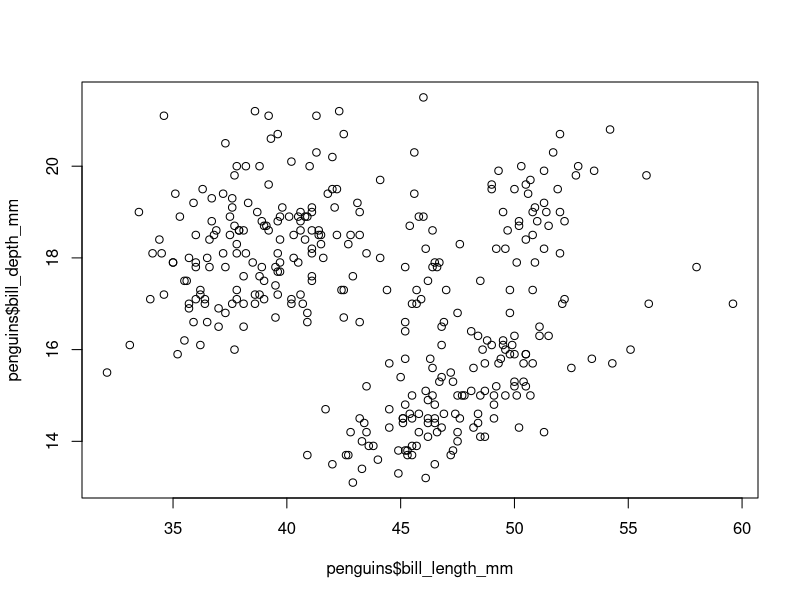
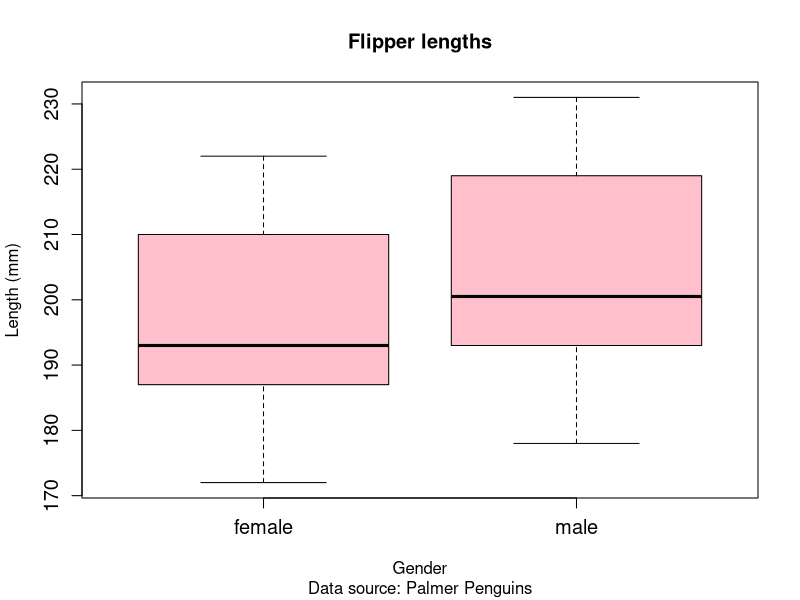
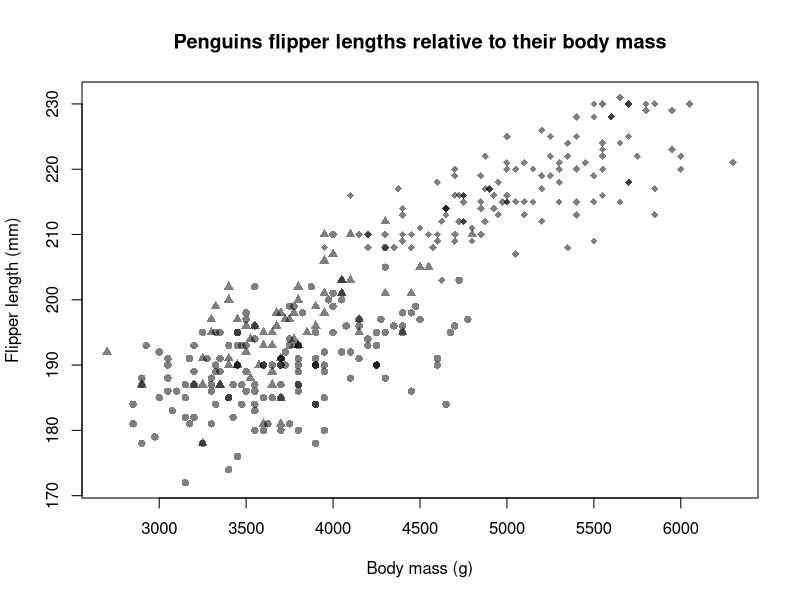
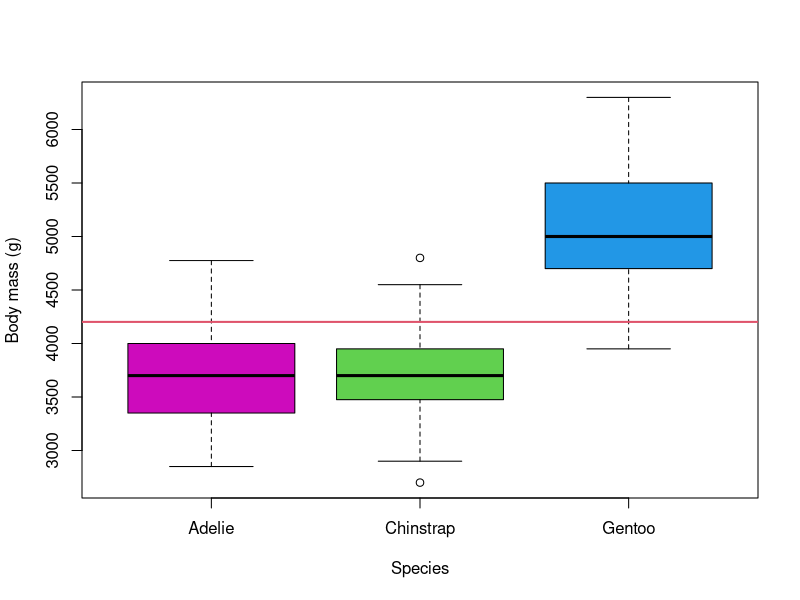
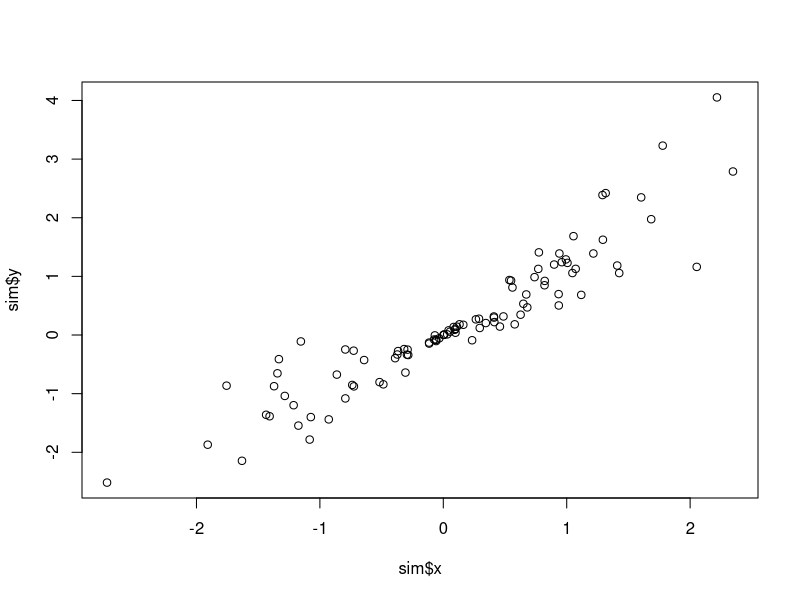
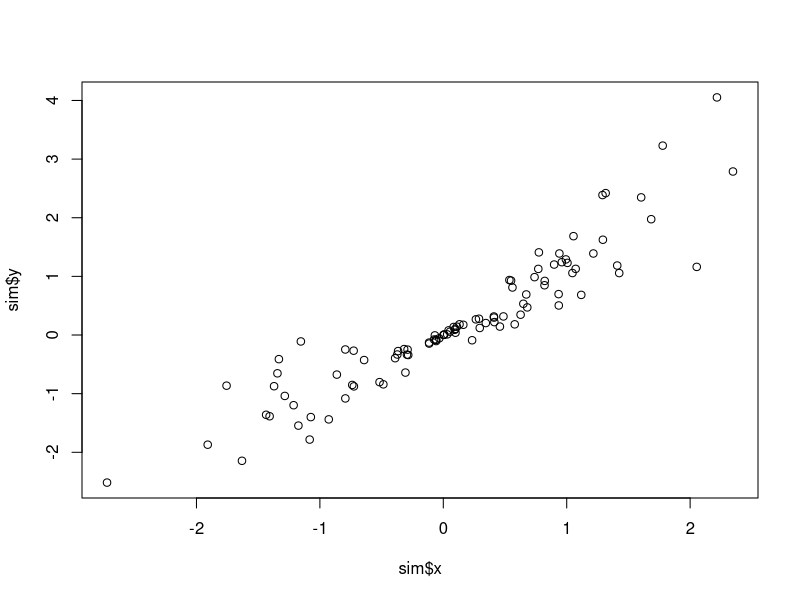
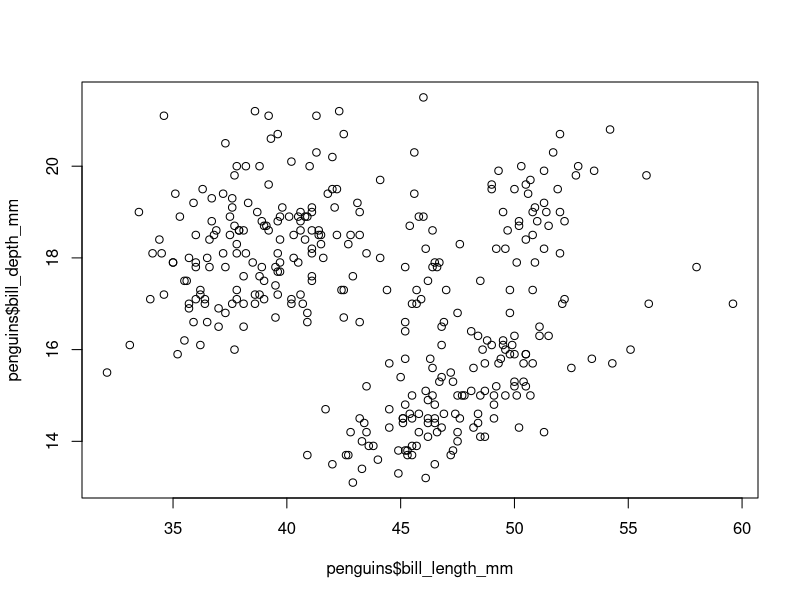
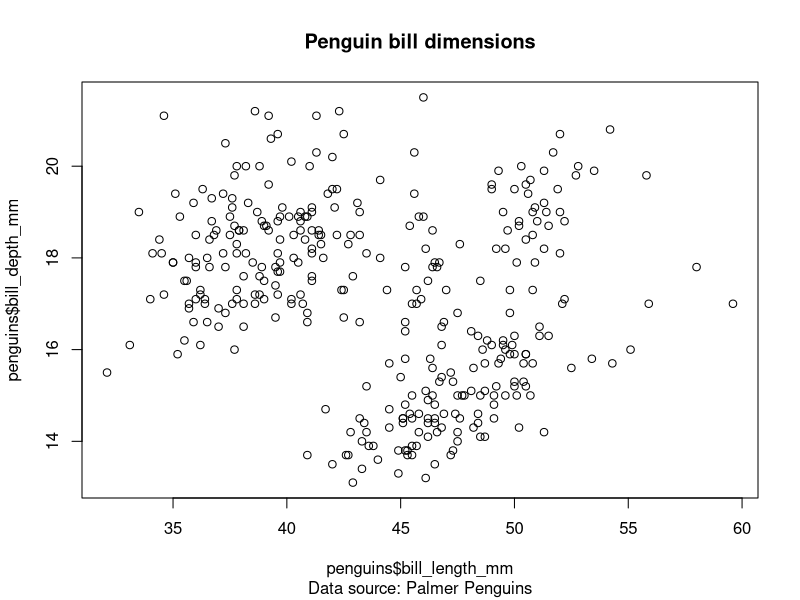

The R source for these figures, in order:
## ---- chunk 1
# use :: to access data or functions from within a package 
penguins <- palmerpenguins::penguins 
## ---- chunk 2
library(palmerpenguins)
## ---- chunk 3
#| warning: false
library(palmerpenguins)
## ---- chunk 4
#| echo: false
plot(x = penguins$bill_length_mm, 
     y = penguins$bill_depth_mm)
## ---- chunk 5
# View(penguins)
## ---- chunk 6
plot(x = penguins$sex, 
     y = penguins$flipper_length_mm,
     main = "Flipper lengths",
     sub = "Data source: Palmer Penguins",
     xlab = "Gender",
     ylab = "Length (mm)",
     cex.axis = 1.2,
     cex.axis = 1.4,
     col = "pink")
## ---- chunk 7
plot(
  x = penguins$body_mass_g,
  y = penguins$flipper_length_mm,
  main = "Penguins flipper lengths relative to their body mass",
  xlab = "Body mass (g)",
  ylab = "Flipper length (mm)",
  pch = 15 + as.numeric((penguins$species)),
  col = rgb(0,0,0,0.5)
)
## ---- chunk 8
mean(penguins$body_mass_g, na.rm = TRUE)
median(penguins$body_mass_g, na.rm = TRUE)
## ---- chunk 9
#| results: hold
mean(penguins$body_mass_g, na.rm = TRUE)
median(penguins$body_mass_g, na.rm = TRUE)
## ---- chunk 10
plot(x = penguins$species, 
     y = penguins$body_mass_g, 
     ylab = "Body mass (g)", 
     xlab = "Species",
     col = c(6,3,4))
abline(h = mean(penguins$body_mass_g, na.rm = TRUE), col = 2, lwd = 2)
## ---- chunk 11
table(penguins$species)
## ---- chunk 12
# fit linear model
mass_lm <- lm(formula = body_mass_g ~ 1 + species, penguins)

# extract coefficients and standard errors
mass_lm_coefficients <- summary(mass_lm)$coefficients[,1:2]
mass_lm_coefficients
## ---- chunk 13
species_counts <- table(penguins$species)
knitr::kable(species_counts, col.names = c("Species", "Count"))
## ---- chunk 14
knitr::kable(x = mass_lm_coefficients)
## ---- chunk 15
row.names(mass_lm_coefficients) <- c("Intercept", "Chinstrap", "Gentoo")
knitr::kable(x = mass_lm_coefficients)
## ---- chunk 16
knitr::kable(
  x = mass_lm_coefficients, 
  col.names = c("MLE", "Std. Err"))
## ---- chunk 17
knitr::kable(
  x = round(mass_lm_coefficients, 2),
  col.names = c("MLE", "Std. Err"))
## ---- chunk 18
#######################
# Question 3
#######################

# Part A --------------------------

# simulate data
n <- 100
x <- rnorm(n, mean = 0, sd = 1)
y <- rnorm(n, mean = x, sd = abs(x) / 2)
type <- ifelse(x > 0, "A", "B")

# collect and clean workspace
sim <- data.frame(x, y, type)
rm(n, x, y, type)
## ---- chunk 19
# Part B --------------------------
plot(x = sim$x, y = sim$y)
## ---- chunk 20
#| label: tbl-palmer
#| tbl-cap: "Example rows of the Palmer penguin dataset."

library(knitr)
kable(head(penguins)[ ,1:6])
## ---- chunk 21
#| label: fig-sim-data
#| tbl-cap: "Scatter plot of two simulated datasets."
plot(x = sim$x, y = sim$y)
## ---- chunk 22
plot(x = penguins$bill_length_mm, y = penguins$bill_depth_mm)
## ---- chunk 23
plot(
  x = penguins$bill_length_mm,
  y = penguins$bill_depth_mm, 
  main = "Penguin bill dimensions",
  sub = "Data source: Palmer Penguins")
## ---- chunk 24
plot(
  x = penguins$bill_length_mm,
  y = penguins$bill_depth_mm, 
  main = "Penguin bill dimensions",
  xlab = "Length (mm)",
  ylab = "Depth (mm)")
## ---- chunk 25
plot(
  x = penguins$bill_length_mm,
  y = penguins$bill_depth_mm, 
  xlab = "Length (mm)",
  ylab = "Depth (mm)",
  cex.axis = 1.2, # relative scaling of axis values
  cex.lab = 1.4)  # relative scaling of axis labels
## ---- chunk 26
plot(
  x = penguins$bill_length_mm,
  y = penguins$bill_depth_mm, 
  main = "Penguin bill dimensions",
  xlab = "Length (mm)",
  ylab = "Depth (mm)", 
  pch = 16)
## ---- chunk 27
plot(
  x = penguins$bill_length_mm,
  y = penguins$bill_depth_mm, 
  main = "Penguin bill dimensions",
  xlab = "Length (mm)",
  ylab = "Depth (mm)", 
  pch = 16,
  col = "blue")
## ---- chunk 28
plot(
  x = penguins$bill_length_mm,
  y = penguins$bill_depth_mm, 
  main = "Penguin bill dimensions",
  xlab = "Length (mm)",
  ylab = "Depth (mm)", 
  pch = 16,
  col = rgb(0,0,0,0.5))
## ---- chunk 29
#| fig-cap: "Penguin bill dimensions by species: Adelie (black), Chinstrap (red) and Gentoo (green)."


plot(
  x = penguins$bill_length_mm,
  y = penguins$bill_depth_mm, 
  main = "Penguin bill dimensions",
  xlab = "Length (mm)",
  ylab = "Depth (mm)", 
  pch = 16,
  col = penguins$species)
## ---- chunk 30
#| fig-cap: "Penguin bill dimensions by species: Adelie (black circles), Chinstrap (red triangles) and Gentoo (green diamonds)."
#| label: fig-penguin-scatter
plot(
  x = penguins$bill_length_mm,
  y = penguins$bill_depth_mm, 
  main = "Penguin bill dimensions",
  xlab = "Length (mm)",
  ylab = "Depth (mm)", 
  pch = 15 + as.numeric(penguins$species),
  col = penguins$species)
## ---- chunk 31
#| fig-cap: Displacement of an undamped simple harmonic oscillator.
#| label: fig-oscillator

time <- seq(from = 0, to = 100, by = 0.01)
displacement <- 10 + 5 * sin(time) 

plot(
  x = time,
  y = displacement,
  type = "l",
  bty = "n",
  col = "blue",
  lwd = 2, # line width
  lty = 2) # dashed line

## ---- chunk 32
plot(
  x = time,
  y = displacement,
  type = "l",
  bty = "n",
  col = "blue",
  lwd = 2, # line width
  lty = 2) # dashed line
spring_2 = 10 + 3 * sin(0.25 * time)
lines(x = time, y = spring_2, lwd = 2)
## ---- chunk 33
plot(
  x = time,
  y = displacement,
  type = "l",
  bty = "n",
  col = "blue",
  lwd = 2,
  lty = 2) 
lines(x = time, y = spring_2, lwd = 2)
points(x = c(2, 10, 18, 26) * pi, y = rep(13, 4), pch = 16, col = "red")
## ---- chunk 34
#| fig-cap: "Penguin bill dimensions by species."
plot(
  x = penguins$bill_length_mm,
  y = penguins$bill_depth_mm, 
  col = penguins$species,
  pch = 15 + as.numeric(penguins$species),
  xlim = c(29,70), # extend plotting area to make room for legend
  ylim = c(12,23),
  main = "Penguin bill dimensions",
  xlab = "Length (mm)",
  ylab = "Depth (mm)",
  bty = "n")
legend(
  "bottomright",
  title = "Species",
  legend = c("Adelie", "Chinstrap", "Gentoo"),
  pch = 16:18,
  col = 1:3,
  bty = "n")
## ---- chunk 35
#| layout-ncol: 2
#| label: fig-example-plots
#| fig-cap: "Two example plots relating to the Gaussian distribution."
#| fig-subcap: 
#|   - "Gaussian distribution"
#|   - "Gaussian QQ-plot"

x <- seq(from = -3, to = 3,by = 0.01)
density <- dnorm(x, mean = 0, sd = 1)

plot(
  x = x,
  y = density,
  bty = "n",
  cex.axis = 1.4,
  cex.lab = 1.4,
  type = "l",
  lwd = 2)

y <- rnorm(n = 100, mean = 3, sd = 2)
qqnorm(y, cex.axis = 1.4, cex.lab = 1.4, main = "")
